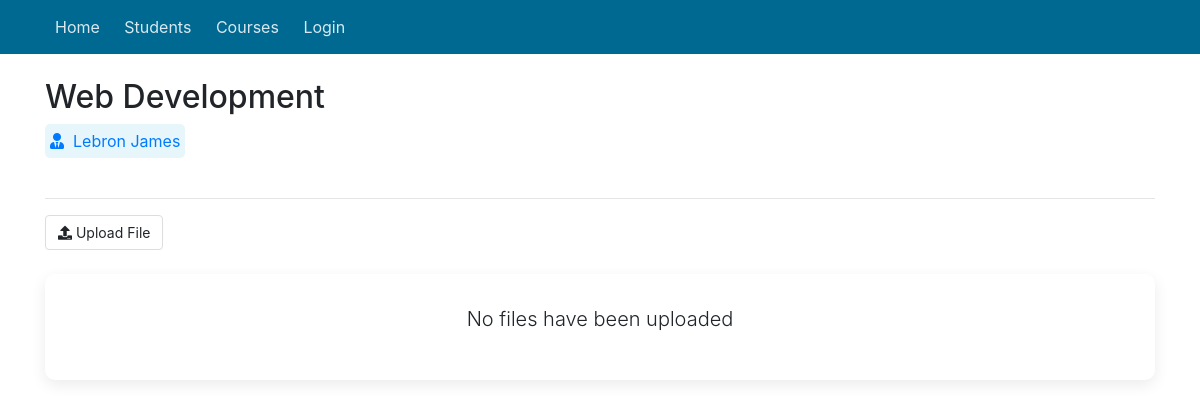
/programs/course/3, run on an earlier commit of the app's database.
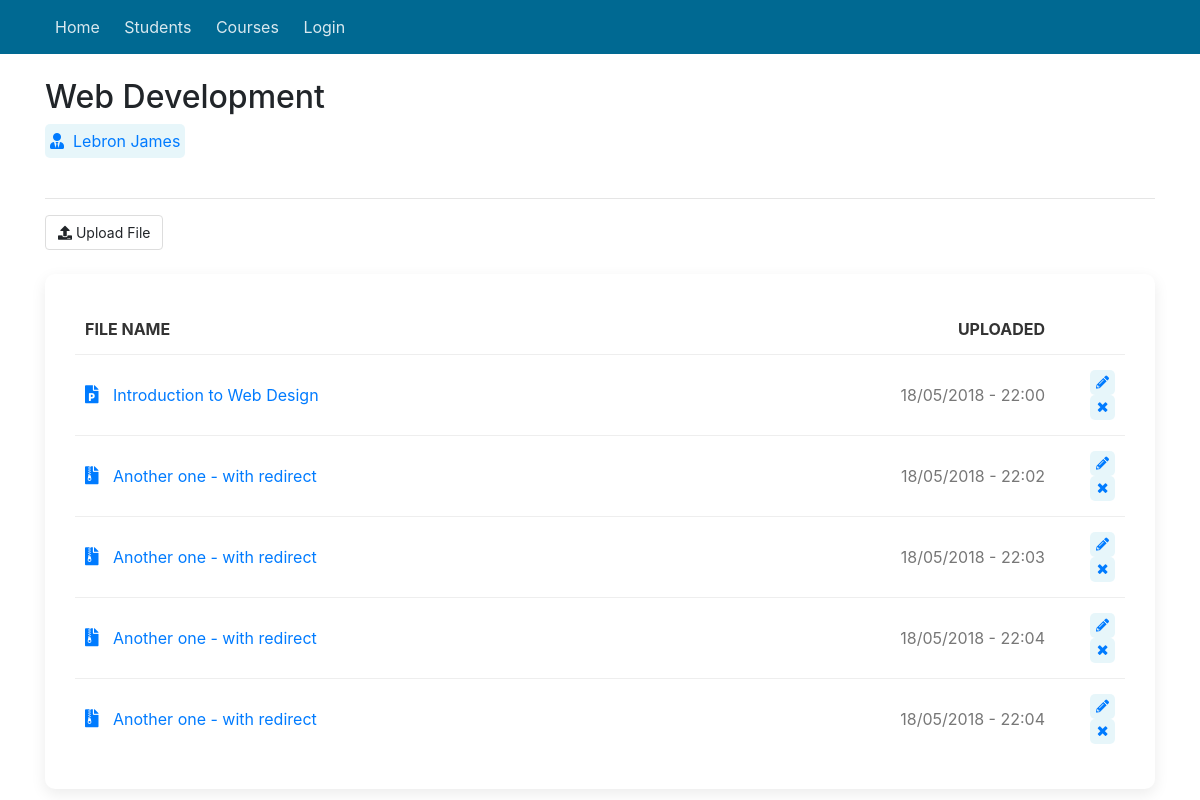
And on a later commit of the database.
### sems/models.py (models this page shows, shortened)
class Course(models.Model):
    name = models.CharField(max_length=200)
    summary = models.TextField(max_length=600, null=True, blank=True)
    program = models.ForeignKey(Program, on_delete=models.CASCADE)
    start_date = models.DateField()
    end_date = models.DateField()
    credits = models.IntegerField(null=True, default=0)
    def __str__(self):
        return self.name

class Student(models.Model):
    user = models.OneToOneField(User, on_delete=models.CASCADE, null=True)
    first_name = models.CharField(max_length=100, null=True)
    last_name = models.CharField(max_length=100, null=True)
    picture = models.ImageField(null=True, blank=True, default='no-img.png')
    website = models.URLField(max_length=100, null=True, blank=True)
    email = models.EmailField(max_length=100, null=True)
    program = models.ForeignKey(Program, on_delete=models.SET_NULL, null=True)
    country = models.ForeignKey(State, on_delete=models.SET_NULL, null=True)
    city = models.CharField(max_length=100, null=True)
    course = models.ManyToManyField(Course, related_name='course')

class Upload(models.Model):
    name = models.CharField(max_length=100)
    course = models.ForeignKey(Course, on_delete=models.CASCADE)
    file = models.FileField(upload_to='files/', validators=[FileExtensionValidator(['pdf', 'docx', 'doc', 'xls', 'xlsx', 'ppt', 'pptx', 'zip', 'rar', '7zip'])])
    upload_time = models.DateTimeField(default=datetime.now, null=True)
    def get_extension_short(self):
        ext = str(self.file).split(".")
        ext = ext[len(ext)-1]
        if ext == 'doc' or ext == 'docx':
            return 'word'
        elif ext == 'pdf':
            return 'pdf'
        elif ext == 'xls' or ext == 'xlsx':
            return 'excel'
        elif ext == 'ppt' or ext == 'pptx':
            return 'powerpoint'
        elif ext == 'zip' or ext == 'rar' or ext == '7zip':
            return 'archive'
    def __str__(self):
        return str(self.file)[6:]

### sems/views.py (the view)
# urls.py: path('programs/course/<int:pk>', views.course_detail, name='course_detail'),
def course_detail(request, pk):
    course = Course.objects.get(pk = pk)
    files = Upload.objects.filter(course_id = pk)
    group = Group.objects.get(name='Teacher')
    users = group.user_set.all()
    return render(
        request, 'course_single.html', {'usrs': users, 'course': course, 'files': files, 'media_url': settings.MEDIA_ROOT},
    )

### sems/templates/course_single.html (shortened to what this page needs)
{% extends 'base_generic.html' %}
{% block content %}
<h2>{{ course }}</h2>
{% for u in usrs %}
<a class="label" href="{% url 'student_detail' pk=u.student.pk%}"><i class="fas fa-user-tie"></i> &nbsp; {{ u.student.first_name }} {{ u.student.last_name }}</a>
{% endfor %}
<br/>
<br/>
<hr/>
<a href="{% url 'upload_file_view' course_id=course.pk %}" class="btn btn-primary"><i class="fas fa-upload"></i> Upload file</a>
<br/>
<br/>
{% load static %}
<div class="shadow-box">
    {% if files %}
    <table>
        <thead>
            <tr>
                <th>File name</th>
                <th class="text-right">Uploaded</th>
                <th></th>
            </tr>
        </thead>
        <tbody>
        {% for file in files %}
        <tr>
            <td><a href="{% static 'uploads/files/' %}{{ file }}" title="{{ file }}"><i style="font-size: 18px; padding-right: 10px;" class="fas fa-file-{{ file.get_extension_short }}"></i> {{ file.name }}</a><br/></td>
            <td class="text-right">{{ file.upload_time|date:'d/m/Y - H:i' }}</td>
            <td style="width: 70px" class="text-right"><a href="#"><span class="label sm-label"><i class="fas fa-pencil-alt"></i></span></a>
                <a href="#"><span class="label sm-label"><i class="fas fa-times"></i></span></a></td>
        </tr>
        {% endfor %}
        </tbody>
    </table>
    {% else %}
    <p class="lead text-center">No files have been uploaded</p>
    {% endif %}
</div>
{% endblock %}

### sems/templates/base_generic.html (shortened to what this page needs)
{% load static %}
<html>
<head>
    <link rel="stylesheet" href="https://use.fontawesome.com/releases/v5.0.12/css/all.css">
    <link rel="stylesheet" href="{% static 'css/bootstrap.min.css' %}">
    <link rel="stylesheet" href="{% static 'css/main.css' %}">
    <link rel="stylesheet" href="{% static 'fonts/fontawesome-all.min.css' %}">
</head>
<body>
    <header>
        <nav>
            <div class="container">
                <a href="#">Home</a>
                <a href="{% url 'students' %}">Students</a>
                <a href="{% url 'programs' %}">Courses</a>
                {% if not user.is_authenticated %}
                <a href="{% url 'login' %}">Login</a>
                {% else %}
                <a href="{% url 'logout' %}">Logout</a>
                {% endif %}
            </div>
        </nav>
    </header>
    <div class="container">
        <div class="row">
            <div class="col-md-12 col-xs-12">
                <br/>
                {% block content %}
                {% endblock %}
            </div>
        </div>
    </div>
</body>
</html>

### sems/static/css/main.css (style rules this page uses)
* { --main-color: #006992; }
body { background-color: #fff; }
nav { padding: 15px 0; background-color: var(--main-color); }
nav a { padding: 10px; color: rgba(255,255,255,.85); }
.shadow-box { box-shadow: 0 5px 15px rgba(0,0,0,0.08); background-color: #fff; padding: 30px; border-radius: 10px; }
table { width: 100%; }
td, th { padding: 15px 10px; border-top: 1px solid #eee; color: #777; }
th { border: none; color: #333; background-color: #fff; text-transform: uppercase; }
.btn { border: none; text-transform: capitalize; font-size: 14px; font-weight: normal; }
.btn-primary { background-color: var(--main-color); background-color: #fff; color: unset; border: 1px solid #ddd; }
.label { display: inline-flex; justify-content: center; align-items: center; background-color: #5bc0de25; border-radius: 5px; padding: 5px; }
.sm-label { width: 25px; height: 25px; font-size: 13px; }

What changed in the data, as far as the page shows it:
added Upload: name "Introduction to Web Design", upload_time "18/05/2018 - 22:00"
added Upload: name "Another one - with redirect", upload_time "18/05/2018 - 22:02"
added Upload: name "Another one - with redirect", upload_time "18/05/2018 - 22:03"
added Upload: name "Another one - with redirect", upload_time "18/05/2018 - 22:04"
added Upload: name "Another one - with redirect", upload_time "18/05/2018 - 22:04"
Also different on the page:
text no longer shown: "No files have been uploaded"
text now shown: "FILE NAME UPLOADED"
